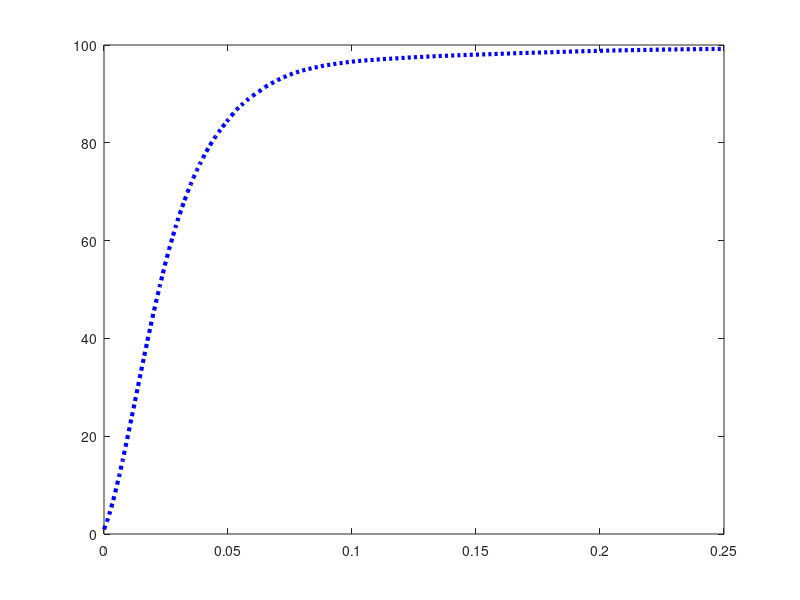

The MATLAB script that drew this image:
plot([0.000000 0.001250 0.002500 0.003750 0.005000 0.006250 0.007500 0.008750 0.010000 0.011250 0.012500 0.013750 0.015000 0.016250 0.017500 0.018750 0.020000 0.021250 0.022500 0.023750 0.025000 0.026250 0.027500 0.028750 0.030000 0.031250 0.032500 0.033750 0.035000 0.036250 0.037500 0.038750 0.040000 0.041250 0.042500 0.043750 0.045000 0.046250 0.047500 0.048750 0.050000 0.051250 0.052500 0.053750 0.055000 0.056250 0.057500 0.058750 0.060000 0.061250 0.062500 0.063750 0.065000 0.066250 0.067500 0.068750 0.070000 0.071250 0.072500 0.073750 0.075000 0.076250 0.077500 0.078750 0.080000 0.081250 0.082500 0.083750 0.085000 0.086250 0.087500 0.088750 0.090000 0.091250 0.092500 0.093750 0.095000 0.096250 0.097500 0.098750 0.100000 0.101250 0.102500 0.103750 0.105000 0.106250 0.107500 0.108750 0.110000 0.111250 0.112500 0.113750 0.115000 0.116250 0.117500 0.118750 0.120000 0.121250 0.122500 0.123750 0.125000 0.126250 0.127500 0.128750 0.130000 0.131250 0.132500 0.133750 0.135000 0.136250 0.137500 0.138750 0.140000 0.141250 0.142500 0.143750 0.145000 0.146250 0.147500 0.148750 0.150000 0.151250 0.152500 0.153750 0.155000 0.156250 0.157500 0.158750 0.160000 0.161250 0.162500 0.163750 0.165000 0.166250 0.167500 0.168750 0.170000 0.171250 0.172500 0.173750 0.175000 0.176250 0.177500 0.178750 0.180000 0.181250 0.182500 0.183750 0.185000 0.186250 0.187500 0.188750 0.190000 0.191250 0.192500 0.193750 0.195000 0.196250 0.197500 0.198750 0.200000 0.201250 0.202500 0.203750 0.205000 0.206250 0.207500 0.208750 0.210000 0.211250 0.212500 0.213750 0.215000 0.216250 0.217500 0.218750 0.220000 0.221250 0.222500 0.223750 0.225000 0.226250 0.227500 0.228750 0.230000 0.231250 0.232500 0.233750 0.235000 0.236250 0.237500 0.238750 0.240000 0.241250 0.242500 0.243750 0.245000 0.246250 0.247500 0.248750 ], [0.950928 2.611084 4.644775 6.928711 9.492188 12.172852 15.018311 18.018799 21.010742 24.089355 27.194824 30.277100 33.399658 36.453857 39.520264 42.415771 45.314941 48.065186 50.681152 53.321533 55.903320 58.243408 60.432129 62.614746 64.636230 66.488037 68.251953 69.979248 71.571045 73.054199 74.444580 75.731201 77.001953 78.166504 79.294434 80.335693 81.293945 82.187500 83.043213 83.861084 84.672852 85.465088 86.230469 86.915283 87.548828 88.083496 88.648682 89.165039 89.626465 90.073242 90.489502 90.965576 91.414795 91.796875 92.145996 92.493896 92.824707 93.120117 93.405762 93.682861 93.940430 94.180908 94.392090 94.584961 94.780273 94.936523 95.096436 95.252686 95.391846 95.510254 95.660400 95.784912 95.886230 95.983887 96.083984 96.182861 96.265869 96.345215 96.435547 96.517334 96.593018 96.656494 96.727295 96.779785 96.831055 96.878662 96.916504 96.967773 97.028809 97.073975 97.119141 97.153320 97.182617 97.218018 97.265625 97.298584 97.337646 97.377930 97.416992 97.464600 97.491455 97.520752 97.550049 97.585449 97.617188 97.653809 97.675781 97.708740 97.738037 97.773438 97.795410 97.813721 97.839355 97.872314 97.894287 97.917480 97.946777 97.971191 97.994385 98.015137 98.032227 98.045654 98.068848 98.093262 98.107910 98.131104 98.157959 98.183594 98.210449 98.225098 98.242188 98.265381 98.291016 98.320312 98.337402 98.360596 98.376465 98.398438 98.414307 98.431396 98.449707 98.461914 98.486328 98.500977 98.520508 98.543701 98.570557 98.591309 98.608398 98.627930 98.643799 98.662109 98.685303 98.698730 98.709717 98.737793 98.754883 98.767090 98.781738 98.800049 98.812256 98.824463 98.841553 98.856201 98.874512 98.887939 98.898926 98.909912 98.919678 98.930664 98.941650 98.957520 98.970947 98.979492 98.988037 98.996582 99.008789 99.028320 99.041748 99.055176 99.067383 99.071045 99.082031 99.088135 99.097900 99.110107 99.113770 99.118652 99.123535 99.130859 99.138184 99.147949 99.151611 99.160156 99.163818 99.172363 99.179688 99.183350 99.187012 99.196777 ], ':b', 'LineWidth', 3);